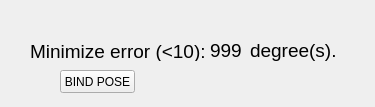
<?xml version="1.0" encoding="UTF-8"?>
<ui version="4.0">
 <class>calibForm</class>
 <widget class="QWidget" name="calibForm">
  <property name="geometry">
   <rect>
    <x>0</x>
    <y>0</y>
    <width>375</width>
    <height>107</height>
   </rect>
  </property>
  <property name="sizePolicy">
   <sizepolicy hsizetype="Fixed" vsizetype="Fixed">
    <horstretch>0</horstretch>
    <verstretch>0</verstretch>
   </sizepolicy>
  </property>
  <property name="windowTitle">
   <string>IMU callibration</string>
  </property>
  <widget class="QLabel" name="calibLabel">
   <property name="geometry">
    <rect>
     <x>30</x>
     <y>40</y>
     <width>181</width>
     <height>21</height>
    </rect>
   </property>
   <property name="font">
    <font>
     <family>Arial</family>
     <pointsize>14</pointsize>
    </font>
   </property>
   <property name="text">
    <string>Minimize error (&lt;10):</string>
   </property>
  </widget>
  <widget class="QLabel" name="calibText">
   <property name="geometry">
    <rect>
     <x>210</x>
     <y>40</y>
     <width>41</width>
     <height>21</height>
    </rect>
   </property>
   <property name="font">
    <font>
     <family>Arial</family>
     <pointsize>14</pointsize>
    </font>
   </property>
   <property name="text">
    <string>999</string>
   </property>
  </widget>
  <widget class="QLabel" name="calibdegLabel">
   <property name="geometry">
    <rect>
     <x>250</x>
     <y>40</y>
     <width>91</width>
     <height>21</height>
    </rect>
   </property>
   <property name="font">
    <font>
     <family>Arial</family>
     <pointsize>14</pointsize>
    </font>
   </property>
   <property name="text">
    <string>degree(s).</string>
   </property>
  </widget>
  <widget class="QPushButton" name="pushButton">
   <property name="geometry">
    <rect>
     <x>60</x>
     <y>70</y>
     <width>75</width>
     <height>23</height>
    </rect>
   </property>
   <property name="text">
    <string>BIND POSE</string>
   </property>
  </widget>
 </widget>
 <resources/>
 <connections>
  <connection>
   <sender>pushButton</sender>
   <signal>clicked()</signal>
   <receiver>calibForm</receiver>
   <slot>bindClickedSig()</slot>
   <hints>
    <hint type="sourcelabel">
     <x>97</x>
     <y>81</y>
    </hint>
    <hint type="destinationlabel">
     <x>187</x>
     <y>53</y>
    </hint>
   </hints>
  </connection>
 </connections>
 <slots>
  <slot>bindClickedSig()</slot>
 </slots>
</ui>
